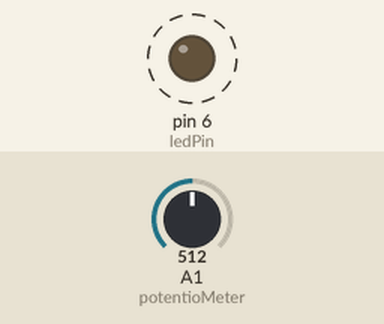
Recording of a sketch running on a simulated Arduino Uno, built with avr-gcc and run on an emulated ATmega328P. Parts: output pins drawn as LEDs (lit = HIGH). Dashed ring = blinking. Inputs (shaded band) come from the test bench; at power-on: A1 (potentioMeter) = 512. What the sketch prints to the serial monitor is not drawn.

Above: at 0.5 s.
Timing chart, 0 to 4.6 s (numbered marks = the images above):
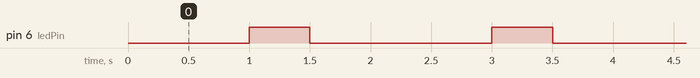

Measured:
- by itself, pin 6 (ledPin): alternates HIGH for 0.50 s and LOW for 1.5 s

The sketch:

CPSlab1.1.ino
```cpp
int ledPin = 6;               /* Declare variable for LED connected to digital pin 6 */
int potentioMeter = A1;       /* Declare variable for potentiometer connected to analog pin A1 */
int val = 0;                  /* Variable to store the analog reading value from potentiometer */

void setup() {
  Serial.begin(9600);          /* Initialize serial communication at 9600 baud rate for monitoring */
  pinMode(ledPin, OUTPUT);     /* Set LED pin as output to control the LED */

}

void loop() {
  /* Read the analog value from potentiometer (0-1023) */
  val = analogRead(potentioMeter);
  /* Print the analog value to Serial Monitor for debugging/monitoring */
  Serial.println(val);
  /* Wait for 1 second before next reading */
  delay(1000);

  /* Turn the LED ON by setting pin HIGH */
  digitalWrite (ledPin, HIGH);
  /* Keep LED ON for 500 milliseconds (0.5 seconds) */
  delay(500);
  /* Turn the LED OFF by setting pin LOW */
  digitalWrite (ledPin, LOW);
  /* Keep LED OFF for 500 milliseconds (0.5 seconds) */
  delay(500);
}
```
